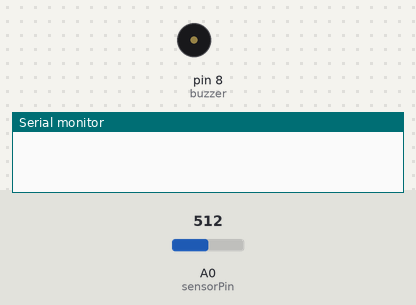
The sketch below on a simulated Arduino Uno, built with avr-gcc and run on an emulated ATmega328P. Shown: buzzer (waves = sounding), the last lines printed to the serial monitor. Inputs (shaded band) come from the test bench; at power-on: A0 (sensorPin) = 512.

Above: at 1.2 s.
1.3 s: A0 (sensorPin) set to 104
2.8 s: A0 (sensorPin) set to 92
At 3.3 s:
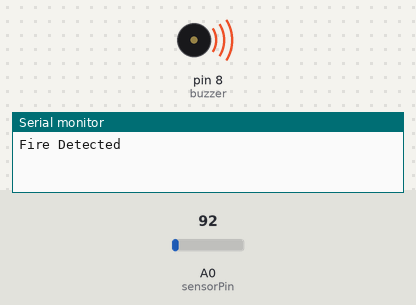
4.3 s: A0 (sensorPin) set to 110
At 5.5 s:
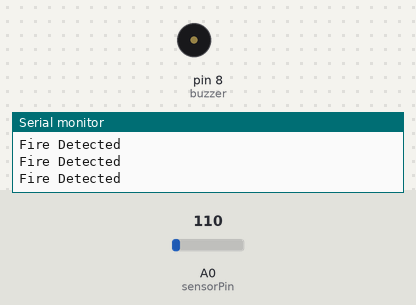
5.8 s: A0 (sensorPin) set to 90
At 6.8 s:
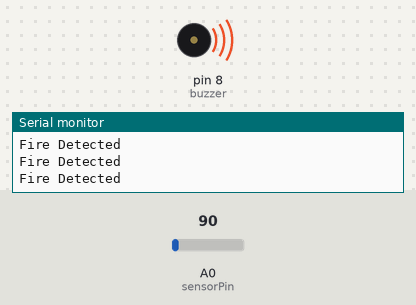
Timing chart, 0 to 8.3 s (numbered marks = the images above; inputs shaded):
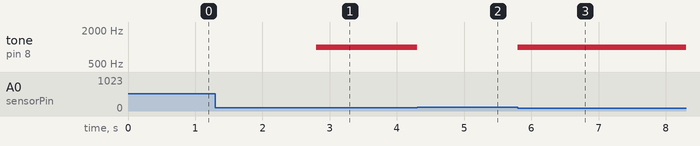

Measured:
- the behaviour switches between 100 and 99 on A0 (sensorPin) (found by bisection; images 0 and 1)
- after the input at 1.3 s, every drawn part: stays the same
- after the input at 2.8 s, tone on pin 8 (buzzer): silent → 1000 Hz at once
- after the input at 4.3 s, tone on pin 8 (buzzer): 1000 Hz → silent at once
- after the input at 5.8 s, tone on pin 8 (buzzer): silent → 1000 Hz at once

The sketch:

FlameTest.ino
```cpp
int sensorPin = A0; // select the input pin for the LDR

int sensorValue = 0; // variable to store the value coming from the sensor


int buzzer = 8; // Output pin for Buzzer

void setup() {


pinMode(buzzer,OUTPUT);

Serial.begin(9600);

}

void loop()

{


sensorValue = analogRead(sensorPin);


if (sensorValue < 100)

{

Serial.println("Fire Detected");

tone(buzzer, 1000);

delay(500);

}else


noTone(buzzer);


}
```
